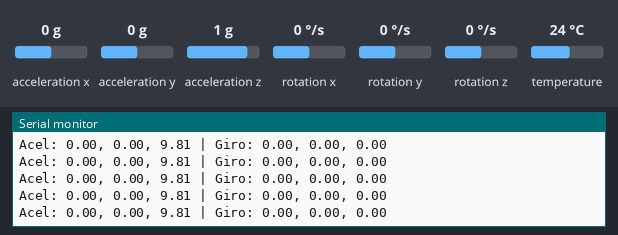
The sketch below on a simulated ESP32. Shown: the last lines printed to the serial monitor. The test bench sets the inputs (shaded band); at power-on: acceleration x 0 g, acceleration y 0 g, acceleration z 1 g, rotation x 0 °/s, rotation y 0 °/s, rotation z 0 °/s, temperature 24 °C. Storage starts empty.

Above: at 1.2 s.
1.3 s: acceleration x set to -1.4 g
At 1.49 s:
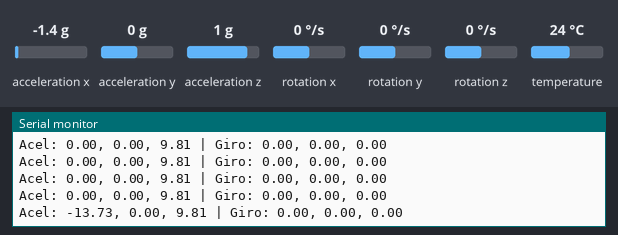
2.8 s: acceleration y set to -1.4 g
At 2.85 s:
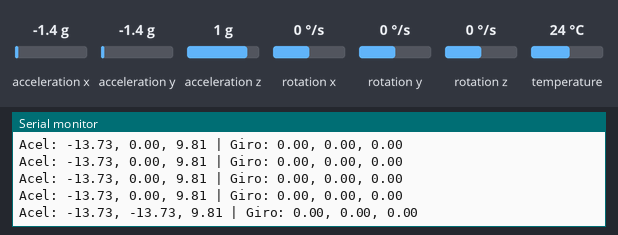
4.3 s: acceleration z set to -1.4 g
At 4.31 s:
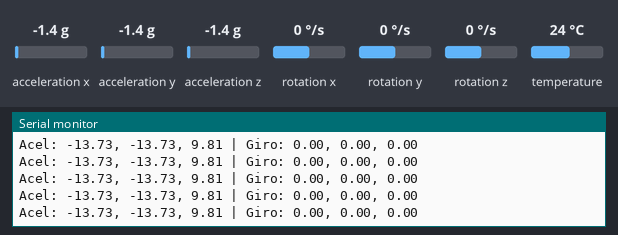
5.8 s: rotation x set to -192 °/s
At 5.89 s:
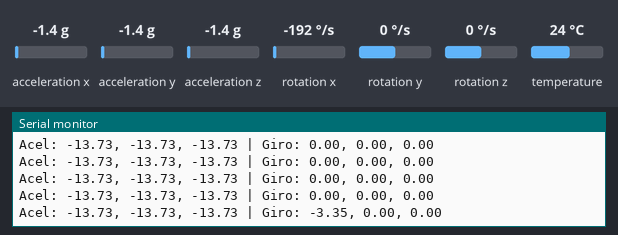
7.3 s: rotation y set to -192 °/s
At 7.35 s:
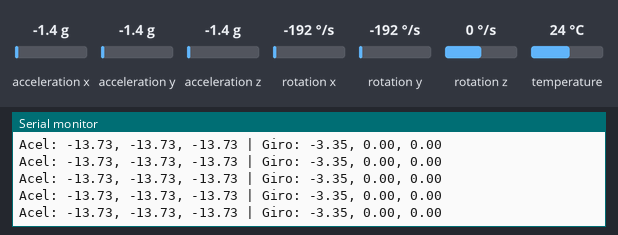

Measured:
- after the input at 1.3 s, the serial monitor: prints a new line after 0.08 s (image 1)
- after the input at 2.8 s, the serial monitor: prints a new line after 0.05 s (image 2)
- after the input at 5.8 s, the serial monitor: prints a new line after 0.09 s (image 4)

The sketch:

mpudados.ino
```cpp
#include <Wire.h>
#include <Adafruit_MPU6050.h>
#include <Adafruit_Sensor.h>
#include <LittleFS.h>

Adafruit_MPU6050 mpu;

#define FORMAT_LITTLEFS_IF_FAILED true

void setup() {
  Serial.begin(115200);
  Wire.begin();

  if (!mpu.begin()) {
    Serial.println("Não foi possível encontrar o MPU6050");
    while (1);
  }
  Serial.println("MPU6050 encontrado!");

  if (!LittleFS.begin(FORMAT_LITTLEFS_IF_FAILED)) {
    Serial.println("Erro ao montar LittleFS");
    return;
  }

  File file = LittleFS.open("/dados_mpu.txt", FILE_WRITE);
  if (file) {
    file.println("ax,ay,az,gx,gy,gz");
    file.close();
  }
}

void loop() {
  sensors_event_t a, g, temp;
  mpu.getEvent(&a, &g, &temp);

  Serial.printf("Acel: %.2f, %.2f, %.2f | Giro: %.2f, %.2f, %.2f\n",
                a.acceleration.x, a.acceleration.y, a.acceleration.z,
                g.gyro.x, g.gyro.y, g.gyro.z);

  File file = LittleFS.open("/dados_mpu.txt", FILE_APPEND);
  if (file) {
    file.printf("%.2f,%.2f,%.2f,%.2f,%.2f,%.2f\n",
                a.acceleration.x, a.acceleration.y, a.acceleration.z,
                g.gyro.x, g.gyro.y, g.gyro.z);
    file.close();
  }

  delay(100);
}
```
